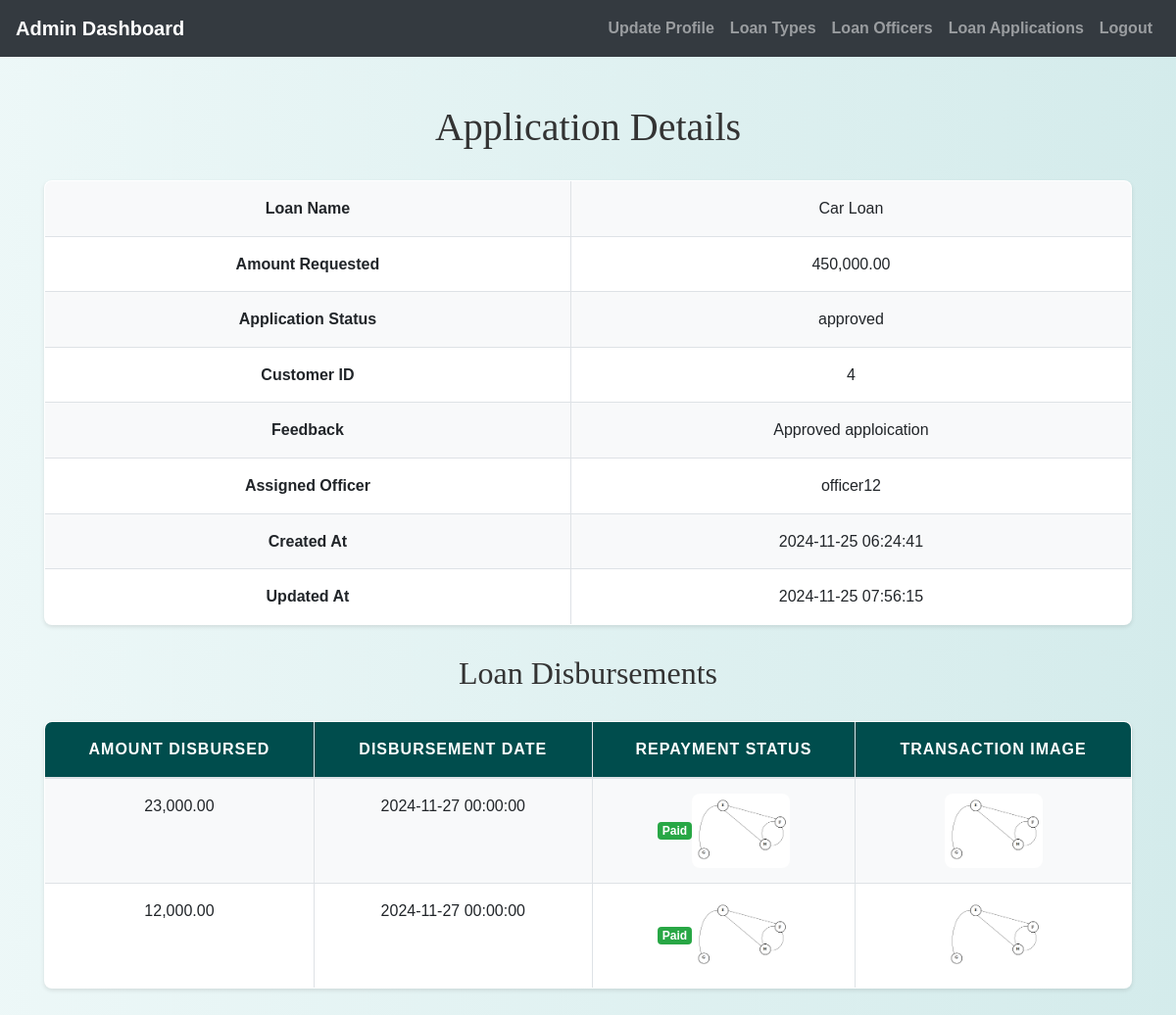
Before: /admin/view_application_details.php?application_id=1 (signed in) with the older database file.
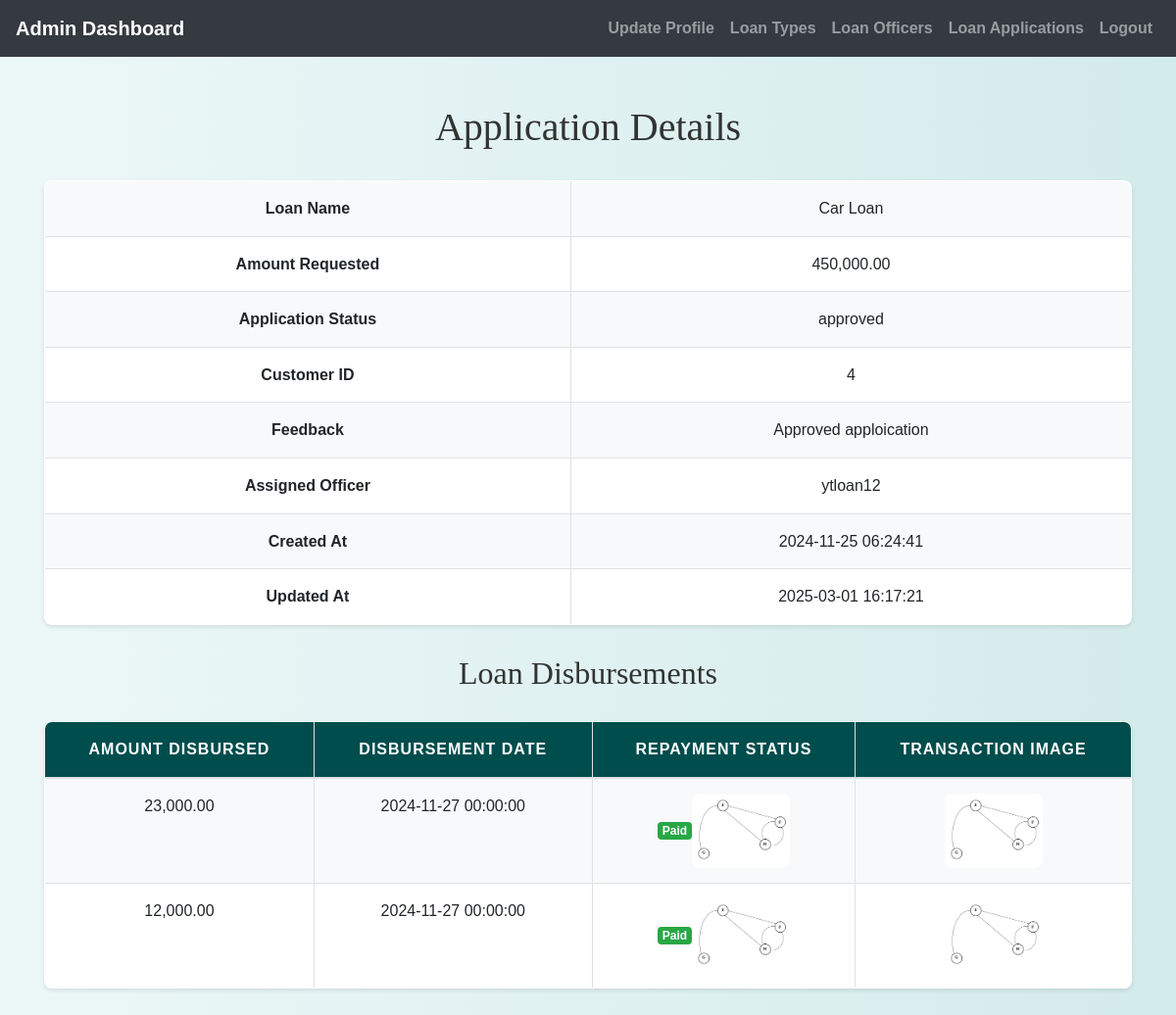
After: the same page with the newer database file.
### tables this page shows
CREATE TABLE `loan_applications` (
  `application_id` int(11) NOT NULL,
  `customer_id` int(11) NOT NULL,
  `loan_type_id` int(11) NOT NULL,
  `amount_requested` decimal(10,2) NOT NULL,
  `duration_months` int(11) NOT NULL,
  `application_status` enum('pending','approved','rejected') DEFAULT 'pending',
  `feedback` text DEFAULT NULL,
  `assigned_officer_id` int(11) DEFAULT NULL,
  `created_at` timestamp NOT NULL DEFAULT current_timestamp(),
  `updated_at` timestamp NOT NULL DEFAULT current_timestamp() ON UPDATE current_timestamp()
);

CREATE TABLE `loan_types` (
  `loan_type_id` int(11) NOT NULL,
  `loan_name` varchar(255) NOT NULL,
  `description` text NOT NULL,
  `interest_rate` decimal(5,2) NOT NULL,
  `repayment_terms` int(11) NOT NULL,
  `max_amount` decimal(15,2) NOT NULL,
  `created_at` timestamp NOT NULL DEFAULT current_timestamp(),
  `updated_at` timestamp NOT NULL DEFAULT current_timestamp() ON UPDATE current_timestamp()
);

CREATE TABLE `loanofficers` (
  `id` int(11) NOT NULL,
  `username` varchar(100) NOT NULL,
  `password` varchar(255) NOT NULL,
  `email` varchar(150) NOT NULL,
  `phone_number` varchar(15) NOT NULL,
  `created_at` datetime NOT NULL,
  `updated_at` datetime NOT NULL
);

CREATE TABLE `loan_disbursements` (
  `disbursement_id` int(11) NOT NULL,
  `application_id` int(11) DEFAULT NULL,
  `amount_disbursed` decimal(15,2) DEFAULT NULL,
  `disbursement_date` date DEFAULT NULL,
  `repayment_status` enum('active','closed','overdue') NOT NULL,
  `transaction_image` varchar(255) DEFAULT NULL,
  `created_at` timestamp NOT NULL DEFAULT current_timestamp(),
  `updated_at` timestamp NOT NULL DEFAULT current_timestamp() ON UPDATE current_timestamp()
);

### admin/view_application_details.php (the view, shortened to what this page needs)
<?php
include('../config.php');
if (isset($_GET['application_id'])) {
    $application_id = $_GET['application_id'];
    $sql_application = "SELECT la.application_id, lt.loan_name, la.amount_requested, la.application_status, la.customer_id,
                                la.feedback, la.assigned_officer_id, la.created_at, la.updated_at
                        FROM loan_applications la
                        JOIN loan_types lt ON la.loan_type_id = lt.loan_type_id
                        WHERE la.application_id = ?";
    $stmt_app = $conn->prepare($sql_application);
    $stmt_app->bind_param("i", $application_id);
    $stmt_app->execute();
    $stmt_app->store_result();
    $stmt_app->bind_result($application_id, $loan_name, $amount_requested, $application_status, $customer_id, $feedback, $assigned_officer_id, $created_at, $updated_at);
    $sql_disbursements = "SELECT ld.disbursement_id, ld.amount_disbursed, ld.disbursement_date, ld.repayment_status, ld.transaction_image
                          FROM loan_disbursements ld
                          WHERE ld.application_id = ?";
    $stmt_disb = $conn->prepare($sql_disbursements);
    $stmt_disb->bind_param("i", $application_id);
    $stmt_disb->execute();
    $stmt_disb->store_result();
    $stmt_disb->bind_result($disbursement_id, $amount_disbursed, $disbursement_date, $repayment_status, $transaction_image);
}
?>
<!DOCTYPE html>
<html lang="en">
<head>
    <link rel="stylesheet" href="https://maxcdn.bootstrapcdn.com/bootstrap/4.5.2/css/bootstrap.min.css">
    <link rel="stylesheet" href="../css/style.css">
</head>
<body>
    <?php include('admin_navbar.php'); ?>
    <div class="container mt-5">
        <h1>Application Details</h1>
        <table class="table table-bordered">
            <tr>
                <th>Loan Name</th>
                <td><?php echo htmlspecialchars($loan_name); ?></td>
            </tr>
            <tr>
                <th>Amount Requested</th>
                <td><?php echo number_format($amount_requested, 2); ?></td>
            </tr>
            <tr>
                <th>Application Status</th>
                <td><?php echo htmlspecialchars($application_status); ?></td>
            </tr>
            <tr>
                <th>Customer ID</th>
                <td><?php echo $customer_id; ?></td>
            </tr>
            <tr>
                <th>Feedback</th>
                <td><?php echo $feedback ? htmlspecialchars($feedback) : 'No feedback'; ?></td>
            </tr>
            <tr>
                <th>Assigned Officer</th>
                <td>
                    <?php
                    if ($assigned_officer_id) {
                        $sql_officer = "SELECT username FROM loanofficers WHERE id = ?";
                        $stmt_officer = $conn->prepare($sql_officer);
                        $stmt_officer->bind_param("i", $assigned_officer_id);
                        $stmt_officer->execute();
                        $stmt_officer->bind_result($officer_name);
                        echo $officer_name;
                    } else {
                        echo "Not assigned yet";
                    }
                    ?>
                </td>
            </tr>
            <tr>
                <th>Created At</th>
                <td><?php echo date("Y-m-d H:i:s", strtotime($created_at)); ?></td>
            </tr>
            <tr>
                <th>Updated At</th>
                <td><?php echo date("Y-m-d H:i:s", strtotime($updated_at)); ?></td>
            </tr>
        </table>
        <h2>Loan Disbursements</h2>
        <?php if ($stmt_disb->num_rows == 0) { ?>
            <div class="alert alert-info">No loan disbursements found for this application.</div>
        <?php } else { ?>
            <table class="table table-bordered">
                <thead>
                    <tr>
                        <th>Amount Disbursed</th>
                        <th>Disbursement Date</th>
                        <th>Repayment Status</th>
                        <th>Transaction Image</th>
                    </tr>
                </thead>
                <tbody>
                    <?php while ($stmt_disb->fetch()) { ?>
                        <tr>
                            <td><?php echo number_format($amount_disbursed, 2); ?></td>
                            <td><?php echo date("Y-m-d H:i:s", strtotime($disbursement_date)); ?></td>
                            <td>
                                <?php
                                if ($repayment_status == 'active') {
                                    echo '<span class="badge badge-warning">Active</span>';
                                } elseif ($repayment_status == 'closed') {
                                    echo '<span class="badge badge-success">Paid</span>';
                                    if ($transaction_image) {
                                        echo '<a href="../' . htmlspecialchars($transaction_image) . '" target="_blank"><img src="../' . htmlspecialchars($transaction_image) . '" alt="Transaction Image" width="100"></a>';
                                    }
                                } elseif ($repayment_status == 'overdue') {
                                    echo '<span class="badge badge-danger">Overdue</span>';
                                }
                                ?>
                            </td>
                            <td>
                                <?php
                                if ($transaction_image) {
                                    echo '<a href="../' . htmlspecialchars($transaction_image) . '" target="_blank"><img src="../' . htmlspecialchars($transaction_image) . '" alt="Transaction Image" width="100"></a>';
                                }
                                ?>
                            </td>
                        </tr>
                    <?php } ?>
                </tbody>
            </table>
        <?php } ?>
    </div>
</body>
</html>

### admin/admin_navbar.php (shortened to what this page needs)
<nav class="navbar navbar-expand-lg navbar-dark bg-dark">
  <a class="navbar-brand" href="admin_home.php">Admin Dashboard</a>
  <div class="collapse navbar-collapse" id="navbarNav">
    <ul class="navbar-nav ml-auto">
      <li class="nav-item ">
        <a class="nav-link" href="update_admin.php">Update Profile</a>
      </li>
      <li class="nav-item ">
        <a class="nav-link" href="add_loantype.php">Loan Types</a>
      </li>
      <li class="nav-item ">
        <a class="nav-link" href="add_loan_officer.php">Loan Officers</a>
      </li>
      <li class="nav-item ">
        <a class="nav-link" href="assign_loan_officer.php">Loan Applications</a>
      </li>
      <li class="nav-item">
        <a class="nav-link" href="logout.php">Logout</a>
      </li>
    </ul>
  </div>
</nav>

### css/style.css (style rules this page uses)
body { background: linear-gradient(90deg, rgba(233, 246, 246, 0.831), rgba(207, 233, 233, 0.9)); font-family: 'Arial', sans-serif; color: #333; line-height: 1.6; }
h1, h2, h3, h4 { text-align: center; margin-top: 30px; margin-bottom: 30px; font-family: 'Georgia', serif; }
.container { margin-bottom: 40px; }
.table { width: 100%; border-collapse: collapse; margin-top: 20px; font-size: 16px; background-color: #ffffff; border-radius: 8px; overflow: hidden; box-shadow: 0 2px 4px rgba(0, 0, 0, 0.1); }
.table th, .table td { padding: 15px; border: 1px solid #dee2e6; text-align: center; }
.table thead th { background-color: #004d4d; color: white; font-weight: bold; text-transform: uppercase; letter-spacing: 1px; }
.table tbody tr:nth-child(odd) { background-color: #f8f9fa; }
.table img { max-width: 100px; max-height: 100px; border-radius: 8px; }
a { color: #006666; text-decoration: none; font-weight: bold; }

Changed rows visible on the page:
no longer on this page (row unchanged): loanofficers: username "officer12"
changed loan_applications "approved": updated_at "2024-11-25 07:56:15" → "2025-03-01 16:17:21"
added loanofficers: username "ytloan12"
